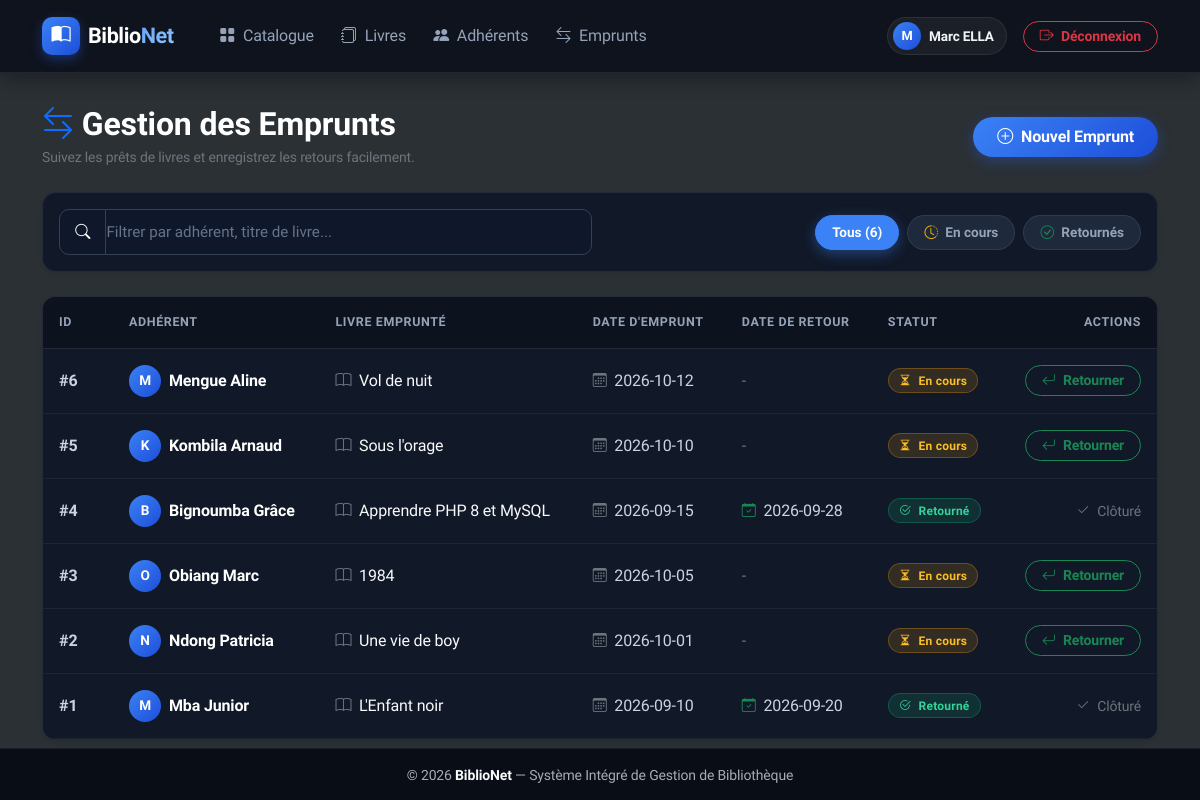
The app's page /public/emprunts (signed in) with its own data.
### tables this page shows
CREATE TABLE emprunts (
  id INT AUTO_INCREMENT PRIMARY KEY,
  livre_id INT NOT NULL,
  adherent_id INT NOT NULL,
  date_emprunt DATE NOT NULL,
  date_retour DATE DEFAULT NULL,
  created_at TIMESTAMP DEFAULT CURRENT_TIMESTAMP,
  FOREIGN KEY (livre_id) REFERENCES livres(id) ON DELETE RESTRICT,
  FOREIGN KEY (adherent_id) REFERENCES adherents(id) ON DELETE RESTRICT
);

CREATE TABLE adherents (
  id INT AUTO_INCREMENT PRIMARY KEY,
  nom VARCHAR(100) NOT NULL,
  prenom VARCHAR(100) NOT NULL,
  classe VARCHAR(50) NOT NULL,
  telephone VARCHAR(20) NOT NULL,
  created_at TIMESTAMP DEFAULT CURRENT_TIMESTAMP
);

CREATE TABLE livres (
  id INT AUTO_INCREMENT PRIMARY KEY,
  titre VARCHAR(255) NOT NULL,
  auteur VARCHAR(150) NOT NULL,
  categorie VARCHAR(100) NOT NULL,
  annee INT NOT NULL,
  nb_exemplaires INT NOT NULL DEFAULT 1,
  image VARCHAR(255) DEFAULT NULL,
  created_at TIMESTAMP DEFAULT CURRENT_TIMESTAMP
);

### core/Controller.php (called while the page is built, shortened)
<?php
abstract class Controller {
    protected function render(string $view, array $data = []): void {
        $viewPath = dirname(__DIR__) . "/app/views/$view.php";
        extract($data);
        require $viewPath;
        require dirname(__DIR__) . "/app/views/layouts/main.php";
    }
}

### app/controllers/EmpruntController.php (called while the page is built, shortened)
<?php
require_once dirname(__DIR__) . '/models/Emprunt.php';
class EmpruntController extends Controller {
    private $empruntModel;
    public function __construct() {
        $this->empruntModel = new Emprunt();
    }
    public function index() {
        $emprunts = $this->empruntModel->all();
        $this->render('emprunts/index', ['emprunts' => $emprunts]);
    }
}

### public/index.php (called while the page is built, shortened)
<?php
require_once dirname(__DIR__) . '/core/Database.php';
require_once dirname(__DIR__) . '/core/Controller.php';
$url = $_GET['url'] ?? '';
$router = new Router();
$router->dispatch($url);

### core/Database.php (called while the page is built)
<?php
class Database {
    private static ?PDO $instance = null;
    public static function getConnection(): PDO {
        if (self::$instance === null) {
            try {
                $dsn = "mysql:host=" . DB_HOST . ";dbname=" . DB_NAME . ";charset=utf8mb4";
                self::$instance = new PDO($dsn, DB_USER, DB_PASS, [
                    PDO::ATTR_ERRMODE => PDO::ERRMODE_EXCEPTION,
                    PDO::ATTR_DEFAULT_FETCH_MODE => PDO::FETCH_ASSOC,
                    PDO::ATTR_EMULATE_PREPARES => false
                ]);
            } catch (PDOException $e) {
                die("Erreur de connexion à la base de données.");
            }
        }
        return self::$instance;
    }
}

### app/models/Emprunt.php (called while the page is built, shortened)
<?php
class Emprunt {
    private $db;
    public function __construct() {
        $this->db = Database::getConnection();
    }
    public function all() {
        $sql = "SELECT emprunts.*, adherents.nom, adherents.prenom, livres.titre
                FROM emprunts
                JOIN adherents ON emprunts.adherent_id = adherents.id
                JOIN livres ON emprunts.livre_id = livres.id
                ORDER BY emprunts.id DESC";
        $stmt = $this->db->query($sql);
        return $stmt->fetchAll(PDO::FETCH_ASSOC);
    }
}

### app/views/emprunts/index.php (the view, shortened to what this page needs)
<div class="d-flex flex-column flex-md-row justify-content-between align-items-md-center gap-3 mb-4">
    <div>
        <h2 class="fw-bold mb-1 text-white">
            <i class="bi bi-arrow-left-right text-primary me-2"></i>Gestion des Emprunts
        </h2>
        <p class="text-secondary mb-0 small">Suivez les prêts de livres et enregistrez les retours facilement.</p>
    </div>
    <a href="<?= APP_URL ?>/emprunts/create" class="btn btn-primary-gradient rounded-pill px-4 py-2">
        <i class="bi bi-plus-circle me-1"></i> Nouvel Emprunt
    </a>
</div>
<div class="card mb-4 border-0 shadow-sm">
    <div class="card-body p-3">
        <div class="row g-3 align-items-center">
            <div class="col-md-6">
                <div class="input-group">
                    <span class="input-group-text border-end-0 text-secondary">
                        <i class="bi bi-search"></i>
                    </span>
                    <input type="text" class="form-control border-start-0 table-live-search ps-0"
                           placeholder="Filtrer par adhérent, titre de livre..."
                           data-target-table="#empruntsTable"
                           data-count-badge="#empruntsCount">
                </div>
            </div>
            <div class="col-md-6 d-flex justify-content-md-end gap-2 flex-wrap">
                <button type="button" class="filter-pill active" data-filter-group="status" data-filter-value="all" data-target-table="#empruntsTable">
                    Tous (<span id="empruntsCount"><?= count($emprunts ?? []) ?></span>)
                </button>
                <button type="button" class="filter-pill" data-filter-group="status" data-filter-value="en-cours" data-target-table="#empruntsTable">
                    <i class="bi bi-clock-history me-1 text-warning"></i> En cours
                </button>
                <button type="button" class="filter-pill" data-filter-group="status" data-filter-value="retourne" data-target-table="#empruntsTable">
                    <i class="bi bi-check-circle me-1 text-success"></i> Retournés
                </button>
            </div>
        </div>
    </div>
</div>
<div class="card shadow-sm border-0">
    <div class="table-responsive">
        <table class="table table-hover align-middle mb-0" id="empruntsTable">
            <thead>
                <tr>
                    <th style="width: 70px;">ID</th>
                    <th>Adhérent</th>
                    <th>Livre emprunté</th>
                    <th>Date d'emprunt</th>
                    <th>Date de retour</th>
                    <th>Statut</th>
                    <th class="text-end">Actions</th>
                </tr>
            </thead>
            <tbody>
                <?php if (!empty($emprunts)): ?>
                    <?php foreach ($emprunts as $e):
                        $isEnCours = empty($e['date_retour']);
                        $statusGroup = $isEnCours ? 'en-cours' : 'retourne';
                    ?>
                        <tr data-status="<?= $statusGroup ?>">
                            <td class="text-secondary fw-semibold">#<?= $e['id'] ?></td>
                            <td>
                                <div class="d-flex align-items-center gap-2">
                                    <div class="user-avatar" style="width: 32px; height: 32px; font-size: 0.85rem;">
                                        <?= strtoupper(substr($e['nom'], 0, 1)) ?>
                                    </div>
                                    <span class="fw-semibold text-white"><?= htmlspecialchars($e['nom'] . ' ' . $e['prenom']) ?></span>
                                </div>
                            </td>
                            <td>
                                <i class="bi bi-book text-secondary me-1"></i>
                                <span class="fw-medium text-light"><?= htmlspecialchars($e['titre']) ?></span>
                            </td>
                            <td>
                                <i class="bi bi-calendar3 text-secondary me-1 small"></i>
                                <?= htmlspecialchars($e['date_emprunt']) ?>
                            </td>
                            <td>
                                <?php if (!$isEnCours): ?>
                                    <i class="bi bi-calendar-check text-success me-1 small"></i>
                                    <?= htmlspecialchars($e['date_retour']) ?>
                                <?php else: ?>
                                    <span class="text-secondary">-</span>
                                <?php endif; ?>
                            </td>
                            <td>
                                <?php if ($isEnCours): ?>
                                    <span class="badge badge-soft-warning">
                                        <i class="bi bi-hourglass-split me-1"></i> En cours
                                    </span>
                                <?php else: ?>
                                    <span class="badge badge-soft-success">
                                        <i class="bi bi-check2-circle me-1"></i> Retourné
                                    </span>
                                <?php endif; ?>
                            </td>
                            <td class="text-end">
                                <?php if ($isEnCours): ?>
                                    <a href="<?= APP_URL ?>/emprunts/retourner/<?= $e['id'] ?>"
                                       class="btn btn-sm btn-outline-success rounded-pill px-3">
                                        <i class="bi bi-arrow-return-left me-1"></i> Retourner
                                    </a>
                                <?php else: ?>
                                    <span class="text-secondary small"><i class="bi bi-check2 text-secondary me-1"></i> Clôturé</span>
                                <?php endif; ?>
                            </td>
                        </tr>
                    <?php endforeach; ?>
                <?php endif; ?>
            </tbody>
        </table>
    </div>
</div>

### public/assets/css/style.css (style rules this page uses)
:root { --primary-color: #3b82f6; --primary-hover: #2563eb; --primary-gradient: linear-gradient(135deg, #3b82f6 0%, #1d4ed8 100%); --bg-page: #0b0f19; --bg-card: #111827; --bg-card-hover: #162032; --bg-header: #0f172a; --border-color: rgba(255, 255, 255, 0.08); --border-focus: #3b82f6; --text-primary: #f8fafc; --text-secondary: #94a3b8; --text-muted: #64748b; --shadow-dark: 0 10px 30px rgba(0, 0, 0, 0.5); --shadow-card: 0 4px 16px rgba(0, 0, 0, 0.35); --shadow-hover: 0 12px 28px rgba(37, 99, 235, 0.25); }
body { font-family: 'Plus Jakarta Sans', -apple-system, BlinkMacSystemFont, "Segoe UI", Roboto, sans-serif; background-color: var(--bg-page) !important; color: var(--text-primary) !important; min-height: 100vh; display: flex; flex-direction: column; letter-spacing: -0.01em; }
.user-avatar { width: 28px; height: 28px; background: var(--primary-gradient); border-radius: 50%; display: flex; align-items: center; justify-content: center; font-weight: 700; font-size: 0.8rem; color: #fff; }
.btn-primary-gradient { background: var(--primary-gradient); color: #ffffff; border: none; box-shadow: 0 4px 14px rgba(37, 99, 235, 0.35); transition: all 0.25s ease; }
.btn { font-weight: 600; transition: all 0.2s ease; }
.card { background-color: var(--bg-card) !important; border: 1px solid var(--border-color) !important; border-radius: 14px; box-shadow: var(--shadow-card); transition: transform 0.25s cubic-bezier(0.16, 1, 0.3, 1), box-shadow 0.25s cubic-bezier(0.16, 1, 0.3, 1), border-color 0.25s ease; overflow: hidden; color: var(--text-primary); }
.table { margin-bottom: 0; color: var(--text-primary); background-color: var(--bg-card) !important; }
.table th { background-color: #0c121e !important; color: #94a3b8 !important; font-weight: 600; font-size: 0.78rem; letter-spacing: 0.05em; text-transform: uppercase; padding: 1rem; border-bottom: 1px solid var(--border-color); }
.table td { background-color: var(--bg-card) !important; color: #cbd5e1 !important; padding: 1rem; vertical-align: middle; border-color: rgba(255, 255, 255, 0.05); }
.badge { font-weight: 600; padding: 0.45em 0.85em; border-radius: 50px; letter-spacing: 0.02em; }
.badge-soft-success { background: rgba(16, 185, 129, 0.15) !important; color: #34d399 !important; border: 1px solid rgba(16, 185, 129, 0.3) !important; }
.badge-soft-warning { background: rgba(245, 158, 11, 0.15) !important; color: #fbbf24 !important; border: 1px solid rgba(245, 158, 11, 0.3) !important; }
.filter-pill { cursor: pointer; border-radius: 50px; padding: 0.4rem 1rem; font-size: 0.85rem; font-weight: 600; border: 1px solid var(--border-color); background: #1e293b; color: var(--text-secondary); transition: all 0.2s ease; user-select: none; }
.filter-pill.active { background: var(--primary-color) !important; color: #ffffff !important; border-color: var(--primary-color) !important; box-shadow: 0 4px 14px rgba(59, 130, 246, 0.4); }
.form-control, .form-select, .input-group-text { background-color: #0f172a !important; border: 1px solid #334155 !important; color: #f8fafc !important; border-radius: 10px; padding: 0.65rem 0.95rem; font-size: 0.95rem; transition: all 0.2s ease; }
.form-control::placeholder { color: #64748b !important; }

### records on screen
emprunts: id "6", adherent.nom "M", adherent.prenom "Mengue Aline", livre.titre "Vol de nuit", date_emprunt "2026-10-12", shows "En cours"
emprunts: id "5", adherent.nom "K", adherent.prenom "Kombila Arnaud", livre.titre "Sous l'orage", date_emprunt "2026-10-10", shows "En cours"
emprunts: id "4", adherent.nom "B", adherent.prenom "Bignoumba Grâce", livre.titre "Apprendre PHP 8 et MySQL", date_emprunt "2026-09-15", date_retour "2026-09-28", shows "Retourné", shows "Clôturé"
emprunts: id "3", adherent.nom "O", adherent.prenom "Obiang Marc", livre.titre "1984", date_emprunt "2026-10-05", shows "En cours"
emprunts: id "2", adherent.nom "N", adherent.prenom "Ndong Patricia", livre.titre "Une vie de boy", date_emprunt "2026-10-01", shows "En cours"
emprunts: id "1", adherent.nom "M", adherent.prenom "Mba Junior", livre.titre "L'Enfant noir", date_emprunt "2026-09-10", date_retour "2026-09-20", shows "Retourné", shows "Clôturé"

### other values on screen
substr($_SESSION['user']['nom'], 0, 1) "M"
$_SESSION['user']['nom'] "Marc ELLA"
count($emprunts ?? []) "6"
